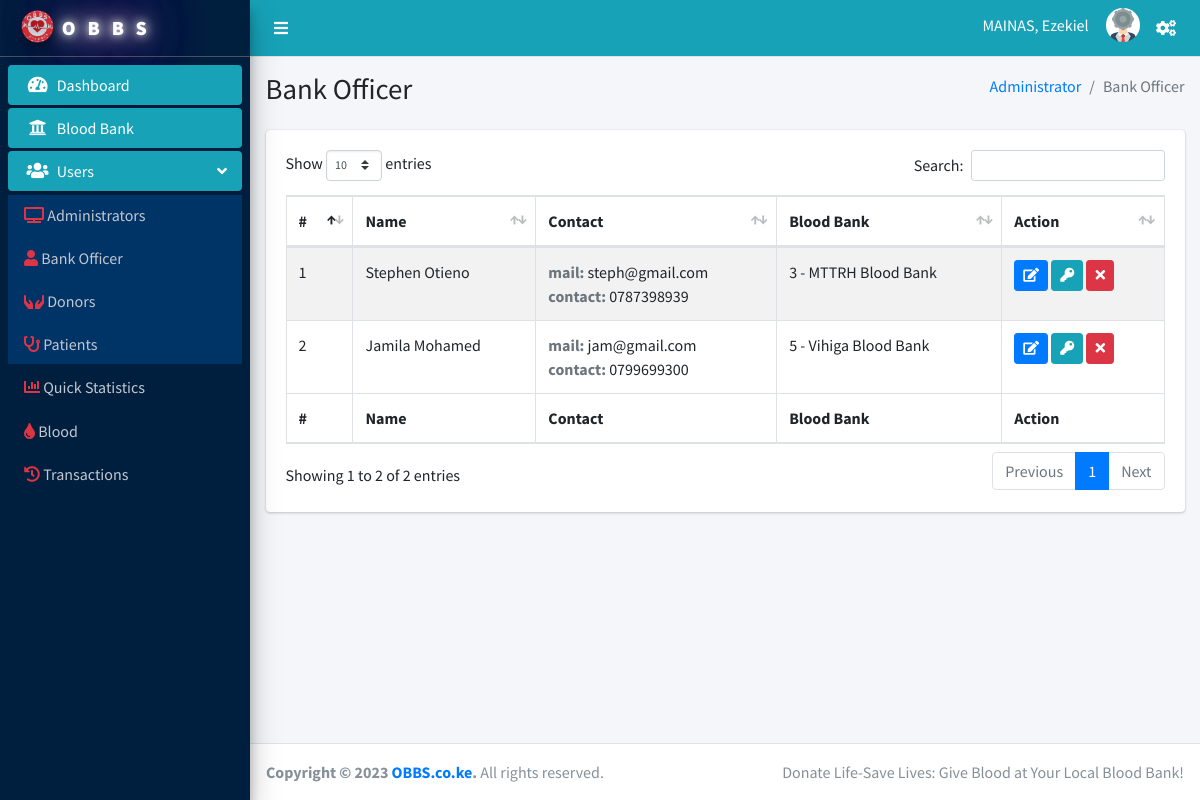
Screenshot of /Administrator/bankofficer.php (signed in) with the database file from the repository.
### tables this page shows
CREATE TABLE `blood_bank` (
  `id` int NOT NULL AUTO_INCREMENT,
  `bank_name` varchar(36) NOT NULL,
  `email` varchar(36) NOT NULL,
  `phone` varchar(14) NOT NULL,
  `address` varchar(52) NOT NULL,
  `county` varchar(26) NOT NULL,
  `lat` float DEFAULT NULL,
  `lon` float DEFAULT NULL,
  `bank_status` int DEFAULT NULL,
  `officer_id` int DEFAULT NULL,
  PRIMARY KEY (`id`),
  UNIQUE KEY `email` (`email`),
  UNIQUE KEY `phone` (`phone`),
  KEY `officer_id` (`officer_id`),
  CONSTRAINT `blood_bank_ibfk_1` FOREIGN KEY (`officer_id`) REFERENCES `officer` (`id`) ON DELETE CASCADE ON UPDATE CASCADE
);

### Administrator/bankofficer.php (the view, shortened to what this page needs)
<!DOCTYPE html>
<html lang="en">
<?php include 'includes/header.php'?>
<body class="hold-transition sidebar-mini">
<div class="wrapper">
  <?php include 'includes/navbar.php'?>
  <?php include 'includes/sidebar.php'?>
  <div class="content-wrapper">
    <section class="content-header">
      <div class="container-fluid">
        <div class="row mb-2">
          <div class="col-sm-6">
        <h1>Bank Officer</h1>
          </div>
          <div class="col-sm-6">
            <ol class="breadcrumb float-sm-right">
              <li class="breadcrumb-item"><a href="#">Administrator</a></li>
              <li class="breadcrumb-item active">Bank Officer</li>
            </ol>
          </div>
        </div>
      </div>
    </section>
    <section class="content">
        <div class="container-fluid">
            <div class="row">
                <div class="col-12">
                    <div class="card">
                    <div class="card-body">
                    <table id="example1" class="table table-bordered table-striped">
                        <thead>
                        <tr>
                        <th>#</th>
                        <th>Name</th>
                        <th>Contact</th>
                        <th>Blood Bank</th>
                        <th>Action</th>
                        </tr>
                        </thead>
                        <tbody>
                        <?php
                            $stmt = mysqli_prepare($conn, "SELECT officer.id AS o_id, officer.`fname` AS o_fname, officer.`lname` AS o_lname,
                                                  officer.`email` AS o_mail, officer.`phone` AS o_phone, blood_bank.`id` AS b_id, blood_bank.`bank_name` AS bank_name
                                                  FROM officer LEFT OUTER JOIN blood_bank ON  officer.id = blood_bank.`officer_id` WHERE o_status = 1;");
                            mysqli_stmt_execute($stmt);
                            mysqli_stmt_bind_result($stmt, $oid, $fname, $lname, $email, $phone,$bid,$bankname);
                            $count = 1;
                            while (mysqli_stmt_fetch($stmt)) {
                              $fullname = $fname." ".$lname;
                        ?>
                        <tr>
                        <td><?php echo $count; ?></td>
                        <td><?php echo $fullname; ?></td>
                        <td><b class="text-muted">mail: </b><?php echo $email; ?><br><b class="text-muted">contact: </b><?php echo $phone; ?></td>
                        <td><?php echo ($bid == Null)? "Not assigned" : "$bid - $bankname"; ?></td>
                        <td>
                          <a class="btn btn-primary btn-sm btn-edit" href="#" data-toggle="modal" data-target="#modal-edit" data-id='<?php echo $oid; ?>'>
                            <i class="fas fa-edit"></i>
                          </a>
                          <a class="btn btn-info btn-sm btn-assign" href="#" data-toggle="modal" data-target="#modal-assign" data-id='<?php echo $oid; ?>'>
                            <i class="fas fa-key"></i>
                          </a>
                          <a class="btn btn-danger btn-sm btn-delete" href="#" data-toggle="modal" data-target="#modal-delete" data-id='<?php echo $oid; ?>'>
                            <i class="fas fa-times"></i>
                          </a>
                        </td>
                        </tr>
                        <?php
                           $count++;
                            }
                        ?>
                        </tbody>
                        <tfoot>
                        <tr>
                            <th>#</th>
                            <th>Name</th>
                            <th>Contact</th>
                            <th>Blood Bank</th>
                            <th>Action</th>
                        </tr>
                        </tfoot>
                    </table>
                    </div>
                </div>
                </div>
              </div>
        </div>
      </section>
  </div>
  <?php include 'includes/footer.php'; ?>
</div>
</body>
</html>

### Administrator/includes/navbar.php (shortened to what this page needs)
<nav class="main-header navbar navbar-expand navbar-info navbar-light">
  <ul class="navbar-nav" >
    <li class="nav-item">
      <a class="nav-link text-white"  data-widget="pushmenu" href="#" role="button"><i class="fas fa-bars"></i></a>
    </li>
  </ul>
  <ul class="navbar-nav ml-auto">
    <li class="nav-item dropdown">
        <div class="user-panel  d-flex">
          <div class="info">
              <a href="#" class="d-block text-white"><?php echo strtoupper($admin_details['lname']).", ".$admin_details['fname'];?></a>
            </div>
          <div class="image">
            <img src="../dist/img/admin-avatar.png" class="img-circle" alt="User Image">
          </div>
        </div>
    </li>
    <li class="nav-item dropdown">
      <a class="nav-link" data-toggle="dropdown" href="#">
        <i class="fas fa-cogs text-white"></i>
      </a>
    </li>
  </ul>
</nav>

### rows the page displays
blood_bank: fullname "Stephen Otieno", email "steph@gmail.com", phone "0787398939", bid "3", bankname "MTTRH Blood Bank"
blood_bank: fullname "Jamila Mohamed", email "jam@gmail.com", phone "0799699300", bid "5", bankname "Vihiga Blood Bank"

### other values shown
$admin_details['lname'] "MAINAS"
$admin_details['fname'] "Ezekiel"
